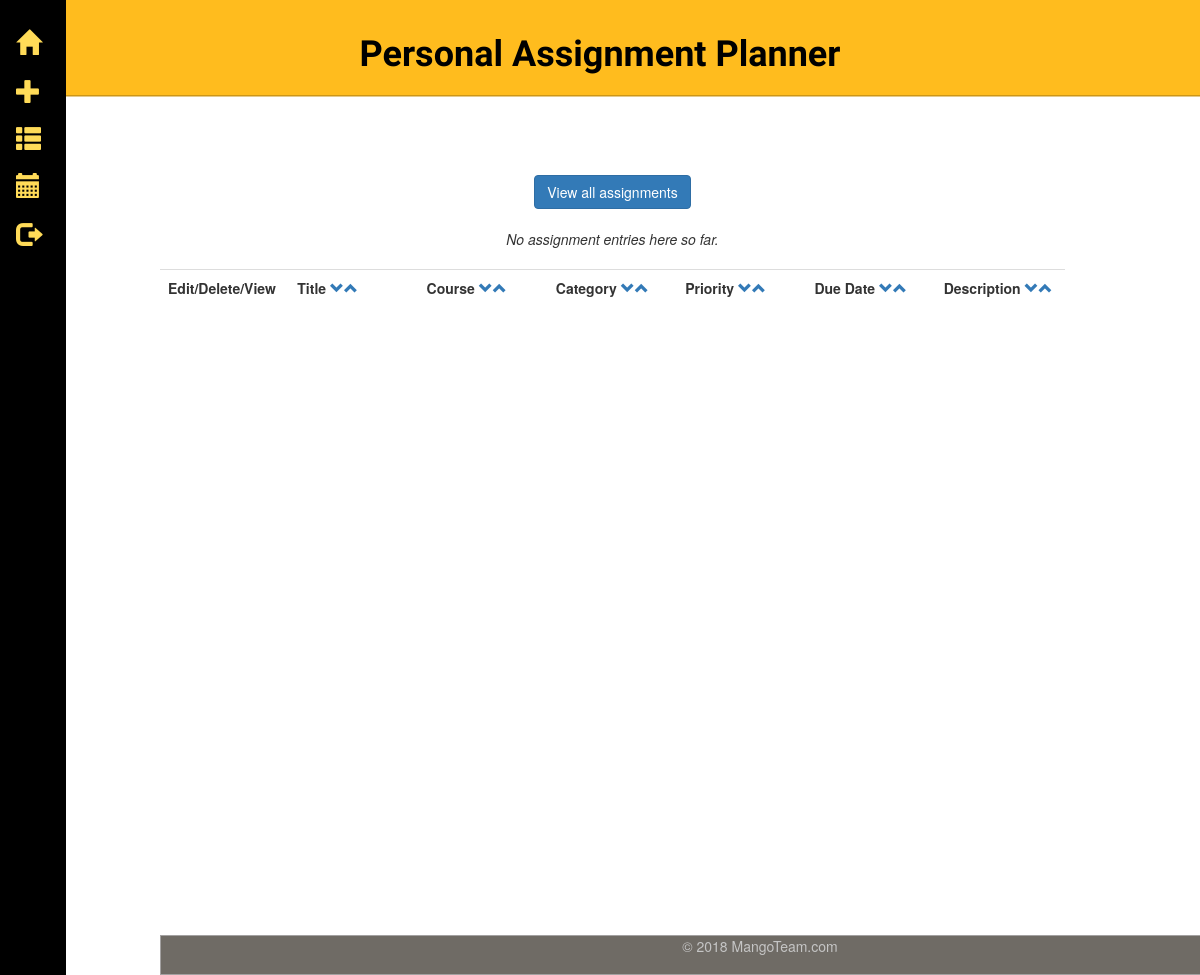
The page /full_view?id=18 (signed in) on the database as committed earlier.
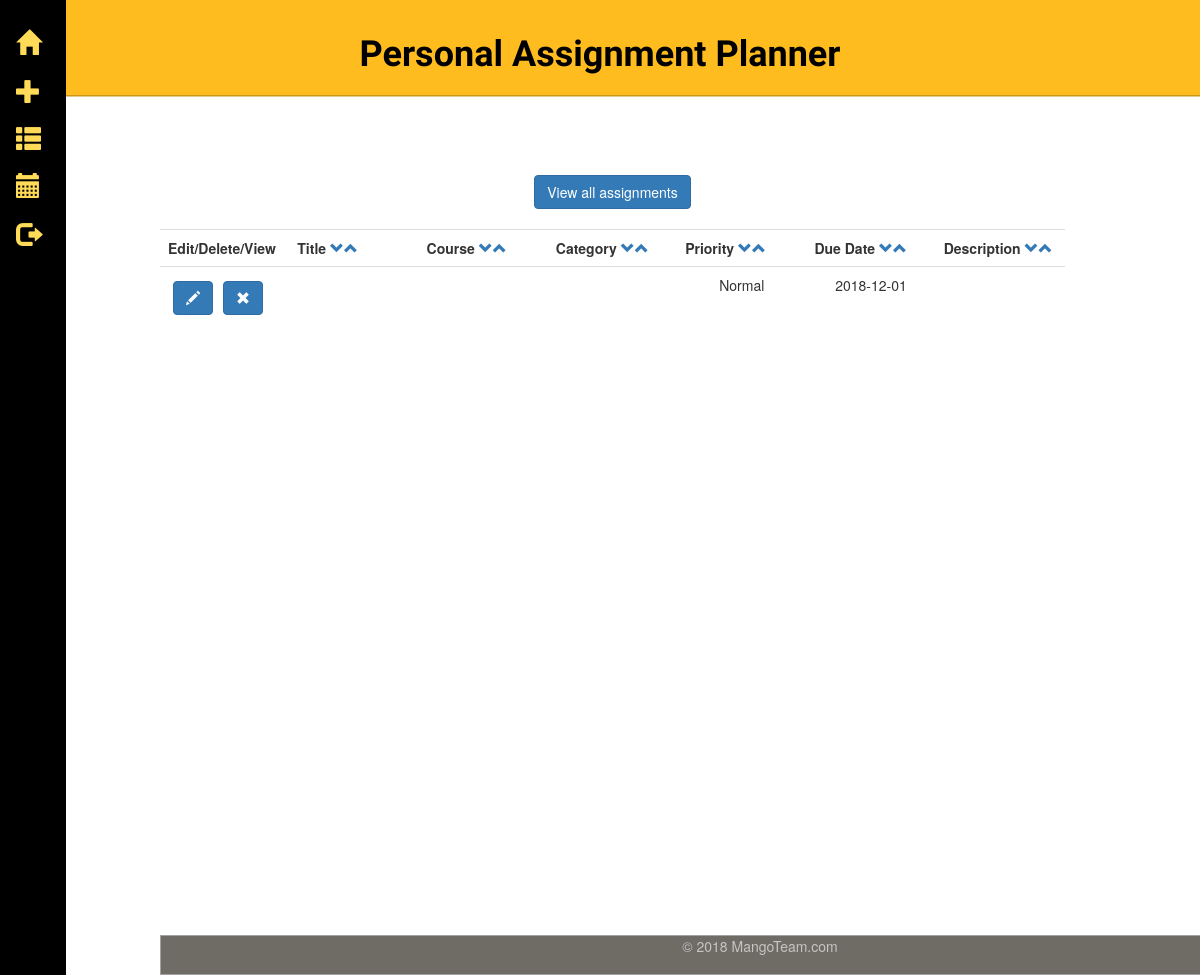
The same page on the database as committed later.
### tables this page shows
CREATE TABLE assignments (
  id integer primary key autoincrement,
  username text not null,
  title text not null,
  course text not null,
  category text not null,
  priority text not null,
  duedate text not null,
  description text not null
);

### app.py (the view)
@app.route('/full_view', methods=['GET'])
def full_view():
    if 'logged_in' in session:
        db = get_db()
        cur = db.execute('select * from assignments where id = ?', [request.args['id']])
        assignments = cur.fetchall()
        return render_template('full_view.html', assignments=assignments)
    return render_template('Login.html')

### app.py (called while the page is built)
def connect_db():
    rv = sqlite3.connect(app.config['DATABASE'])
    rv.row_factory = sqlite3.Row
    return rv

def get_db():
    if not hasattr(g, 'sqlite_db'):
        g.sqlite_db = connect_db()
    return g.sqlite_db

### templates/full_view.html (shortened to what this page needs)
{% extends "layout_template.html" %}
{% block body %}
<a href="./assignments"><button type="button" class="btn btn-primary">View all assignments</button></a>
<br><br>
    <table class="table full-view">
            <tr>
                <th>Edit/Delete/View </th>
                <th>Title <a href="/?sort=title"><span class="glyphicon glyphicon-chevron-down arrow"></span></a><a href="/?arrange=title"><span class="glyphicon glyphicon-chevron-up arrow"></span></a></th>
                <th>Course <a href="/?sort=course"><span class="glyphicon glyphicon-chevron-down arrow"></span></a><a href="/?arrange=course"><span class="glyphicon glyphicon-chevron-up arrow"></span></a></th>
                <th>Category <a href="/?sort=category"><span class="glyphicon glyphicon-chevron-down arrow"></span></a><a href="/?arrange=category"><span class="glyphicon glyphicon-chevron-up arrow"></span></a></th>
                <th>Priority <a href="/?sort=category"><span class="glyphicon glyphicon-chevron-down arrow"></span></a><a href="/?arrange=category"><span class="glyphicon glyphicon-chevron-up arrow"></span></a></th>
                <th>Due Date <a href="/?sort=duedate"><span class="glyphicon glyphicon-chevron-down arrow"></span></a><a href="/?arrange=duedate"><span class="glyphicon glyphicon-chevron-up arrow"></span></a></th>
                <th>Description <a href="/?sort=description"><span class="glyphicon glyphicon-chevron-down arrow"></span></a><a href="/?arrange=description"><span class="glyphicon glyphicon-chevron-up arrow"></span></a></th>
            </tr>
            {% for assignment in assignments %}
                {% if assignment.priority == "Critical": %}
                <tr class="critical">
                {% elif assignment.priority == "High": %}
                <tr class="high">
                {% elif assignment.priority == "Normal": %}
                <tr class="normal">
                {% elif assignment.priority == "Low": %}
                <tr class="low">
                {% else %}
                <tr>
                {% endif %}
                        <td>
                            <form action="{{ url_for('edit_entry') }}" method="get" class="inline">
                                <button type="submit" class="btn btn-primary glyphicon glyphicon-pencil"></button>
                            </form>
                            <form action="{{ url_for('del_assignment') }}" method="post" class="inline">
                                <button type="submit" class="btn btn-primary glyphicon glyphicon-remove"></button>
                            </form>
                        </td>
                        <td>{{ assignment.title }}</td>
                        <td>{{ assignment.course }}</td>
                        <td>{{ assignment.category }}</td>
                        <td>{{ assignment.priority }}</td>
                        <td>{{ assignment.duedate }}</td>
                        <td>{{ assignment.description | safe }}</td>
                 </tr>
            {% else %}
                <em>No assignment entries here so far.</em>
                <br><br>
            {% endfor %}
{% endblock %}

### templates/layout_template.html (shortened to what this page needs)
<!doctype html>
<html lang="en">
<head>
    <link rel="stylesheet" href="https://use.fontawesome.com/releases/v5.5.0/css/all.css">
    <link rel="stylesheet" href="https://stackpath.bootstrapcdn.com/bootstrap/4.1.3/css/bootstrap.min.css">
    <link rel="stylesheet" href="https://maxcdn.bootstrapcdn.com/bootstrap/3.3.7/css/bootstrap.min.css">
      <link rel="stylesheet" href="https://stackpath.bootstrapcdn.com/bootstrap/4.1.3/css/bootstrap.min.css">
      <link rel="stylesheet" href="http://maxcdn.bootstrapcdn.com/bootstrap/3.3.4/css/bootstrap.min.css">
      <link rel="stylesheet" type="text/css" href="{{ url_for('static', filename='homepage.css') }}">
      <link rel="stylesheet" type="text/css" href="{{ url_for('static', filename='style.css') }}">
</head>
<body>
        <div class="sidenav">
            <a href="./homepage" title="Home">
                <span class="glyphicon glyphicon-home"></span>
            </a>
            <a href="./add" title=" Add Assignment">
                <span class="glyphicon glyphicon-plus"></span>
            </a>
            <a href="./assignments" title="View Schedule">
                <span class="glyphicon glyphicon-th-list"></span>
            </a>
            <a href="./calendar" title="View Calendar">
                <span class="glyphicon glyphicon-calendar"></span>
            </a>
            {% if not session.get('logged_in') %}
            <a href="./login" title="Log In">
                <span class="glyphicon glyphicon-log-in"></span>
            </a>
            <a href="./signup" title="Create Account">
                <i class="fas fa-user-plus"></i>
            </a>
            {% else %}
            <a href="{{ url_for('logout') }}" title="Log Out">
                <span class="glyphicon glyphicon-log-out"></span>
            </a>
            {% endif %}
        </div>
        <h1 class="mainHead">Personal Assignment Planner</h1>
        <br><br>
        <br><br>
        <div class="container text-center">
          {% block body %}{% endblock %}
        </div>
    <footer class="mastfoot mt-auto">
         <div class="inner">
             <p>&copy; 2018 MangoTeam.com<p>
         </div>
    </footer>
</body>
</html>

### static/homepage.css (style rules this page uses)
a, a:focus, a:hover { padding: .25rem 0 }
html, body { height: 100%; background-color: #fff; }
.sidenav { height: 100%; width: 66px; position: fixed; z-index: 1; top: 0; left: 0; background-color:black; border-bottom-color: rgba(255, 255, 255, .25); overflow-x: hidden; padding-top: 20px; }
.sidenav a { padding: 6px 8px 6px 16px; text-decoration: none; font-size: 25px; color: #ffdb58; display: block; }
.container { position: relative; width: 80%; padding-left: 40px; height: 100%; }
.mainHead { margin: 0; min-width: 180px; padding: 35px 20px 20px 20px; font-weight: 700; font-family: 'Charmonman', cursive; text-decoration: none; text-align: center; box-shadow: 0 1.5px 0 #CC9618; transition: opacity .3s ease-in-out; color: black; background-color: #FFBC1E; border: 0 none; }

### static/style.css (style rules this page uses)
.inline { float: left; padding: 5px; }
.mastfoot { clear: both; border: 1px groove #A3A1A1; background: #6F6B65; color: #C5C5C5; padding: 0; text-align: center; vertical-align: middle; line-height: normal; margin: 0; position: fixed; bottom: 0px; width: 100%; height: 40px; }
.full-view { table-layout: fixed; word-wrap: break-word; }

Rows that differ between the two databases and show on the page:
added assignments: priority "Normal", duedate "2018-12-01"
Other text that changed with them:
text no longer shown: "No assignment entries here so far."
